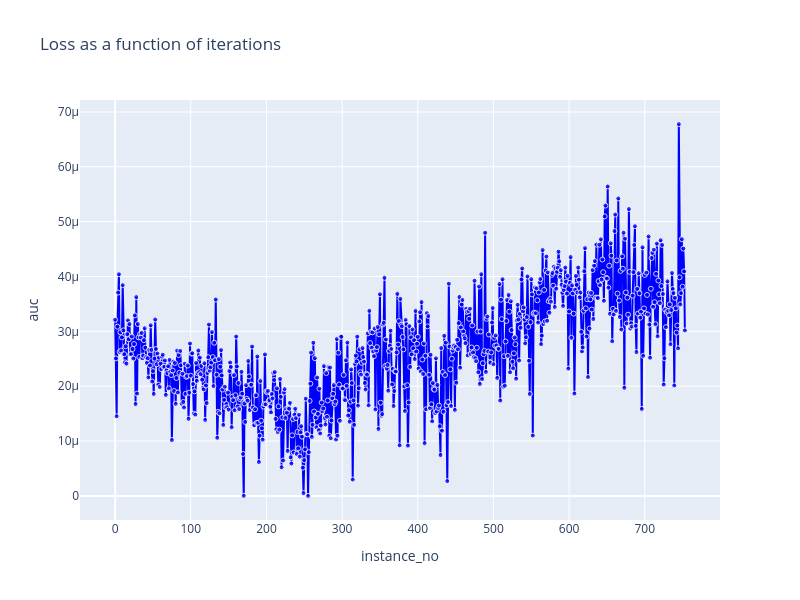

The notebook cell this image was saved under:
### Code cell
auc = np.trapz(df['auc'], x=df['instance_no'])
print(f'Area under the curve (AUC): {auc:.2f}')

plot_2d_scatter(df, 'instance_no', 'auc', highlight=False)

### Figure 1 — Plotly figure (JSON) as saved in the notebook; plotly's stock layout.template omitted (floating-point values rounded to 4 significant figures; data arrays with more than 128 entries replaced by an {"elided": "..."} marker saying what was removed)
{"data": [{"marker": {"color": "blue", "opacity": 0.8, "size": {"elided": "754 int values"}}, "mode": "lines+markers", "name": "auc", "type": "scatter", "x": {"elided": "754 int values"}, "y": {"elided": "754 float values"}}], "layout": {"height": 600, "title": {"text": "Loss as a function of iterations"}, "width": 800, "xaxis": {"title": {"text": "instance_no"}}, "yaxis": {"title": {"text": "auc"}}}}
